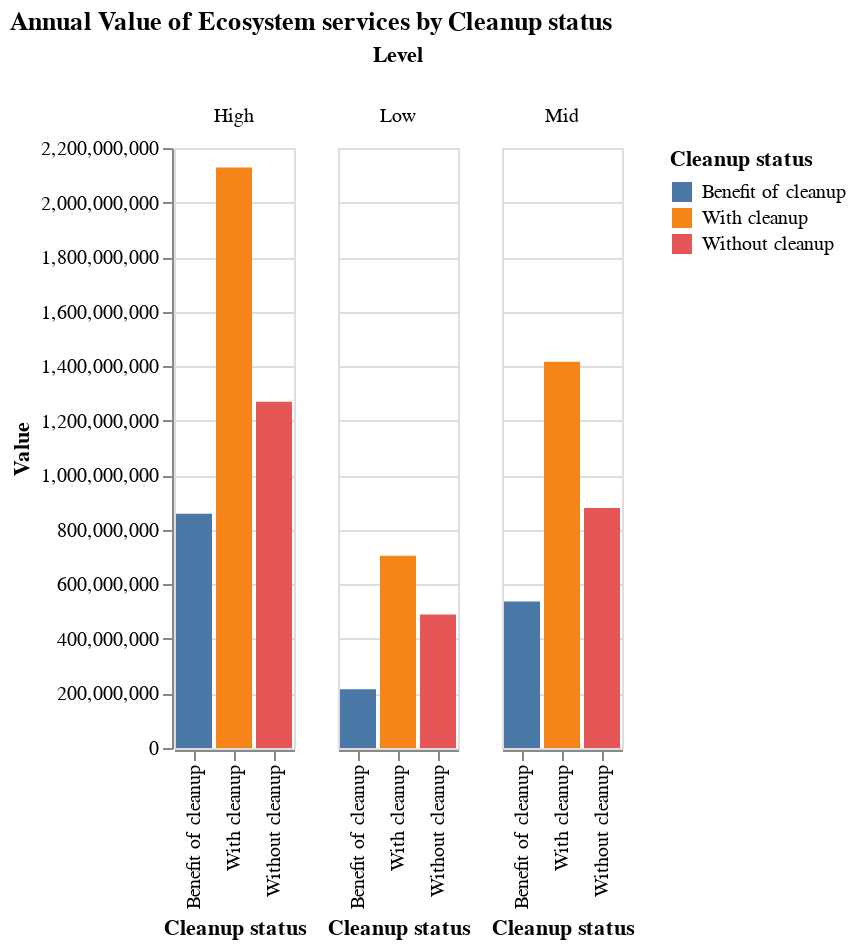

The cell this chart's notebook holds for it:
### Markdown cell above
Chart 3 Summary:
This chart uses color and position to demonstrate land cover types, bar length to demonstrate area, and position to demonstrate location. As can be seen in the chart, charles/neponset lands have significantly higher forest and core habitat areas. Another observation worth making is how Coastal Waters maintains a relatively consistent area in every location (ranging between 2800 and 10000), while other land cover types either greatly fluctuate (ie forest), or remain quasi-absent no matter the location (ie Tidal flat).

### Code cell
#Annual Value of Ecosystem services by Cleanup status
#Chart 6

alt.Chart(df6).mark_bar().encode(
    x='Cleanup status',
    y='Value',
    color='Cleanup status',
    column='Level'
).properties(
    title='Annual Value of Ecosystem services by Cleanup status'
)

### Figure 1 — Vega-Lite specification as saved in the notebook (floating-point values rounded to 4 significant figures)
{"config": {"view": {"continuousWidth": 400, "continuousHeight": 300}}, "data": {"name": "data-310dface23fcc54bec7edc7cc3e94aa5"}, "mark": "bar", "encoding": {"color": {"field": "Cleanup status", "type": "nominal"}, "column": {"field": "Level", "type": "nominal"}, "x": {"field": "Cleanup status", "type": "nominal"}, "y": {"field": "Value", "type": "quantitative"}}, "title": "Annual Value of Ecosystem services by Cleanup status", "$schema": "https://vega.github.io/schema/vega-lite/v4.17.0.json", "datasets": {"data-310dface23fcc54bec7edc7cc3e94aa5": [{"Cleanup status": "With cleanup", "Level": "Low", "Value": 705209378}, {"Cleanup status": "Without cleanup", "Level": "Low", "Value": 489883908}, {"Cleanup status": "Benefit of cleanup", "Level": "Low", "Value": 215325469}, {"Cleanup status": "With cleanup", "Level": "Mid", "Value": 1416705140}, {"Cleanup status": "Without cleanup", "Level": "Mid", "Value": 879715684}, {"Cleanup status": "Benefit of cleanup", "Level": "Mid", "Value": 536989457}, {"Cleanup status": "With cleanup", "Level": "High", "Value": 2128200903}, {"Cleanup status": "Without cleanup", "Level": "High", "Value": 1269547459}, {"Cleanup status": "Benefit of cleanup", "Level": "High", "Value": 858653444}]}}
